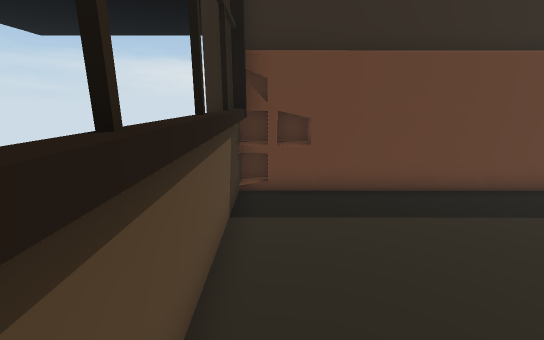
[1] (above)

12 first-person views from a walk through a 3-D level made in the Unity game engine. The camera is 1.2 m above the floor, tilts 14° down and sees 90° across. The floor is counted in squares, 0.5 m on a side. Each view is taken from the middle of a square. On the plan, view 1 faces up. The plan holds only what a view shows up to about 18 squares ahead; the rest is blank. The place goes on beyond the plan. Some surface patterns are stand-ins.

[2]
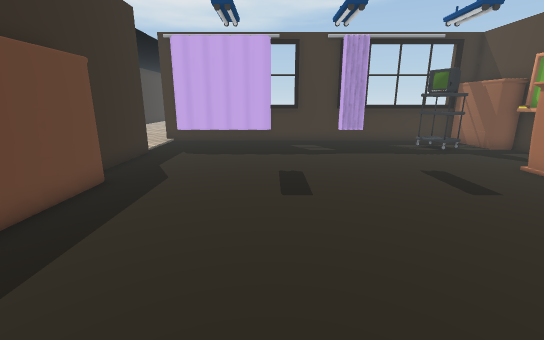

[3]
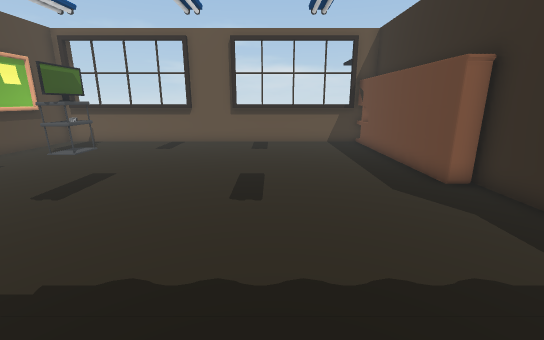

[4]
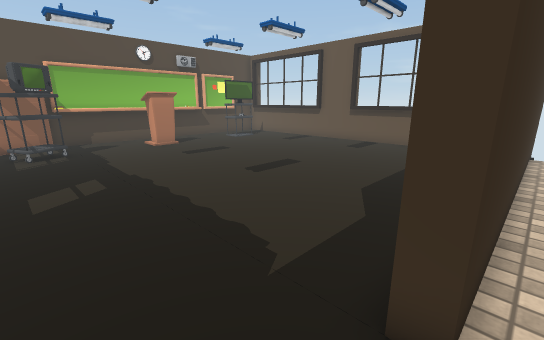

[5]
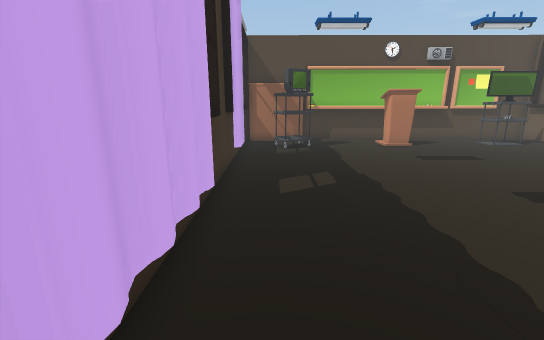

[6]
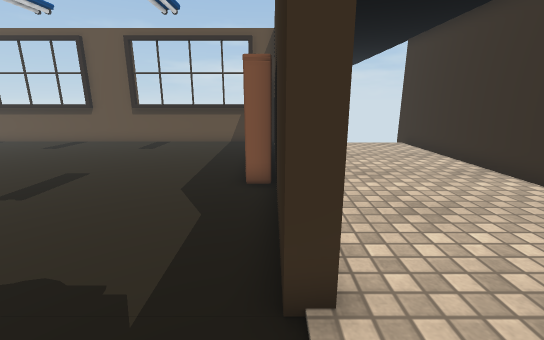

[7]
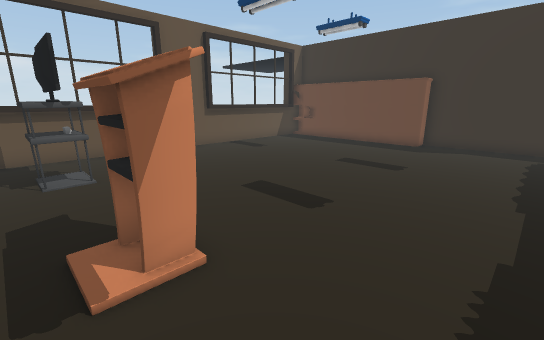

[8]
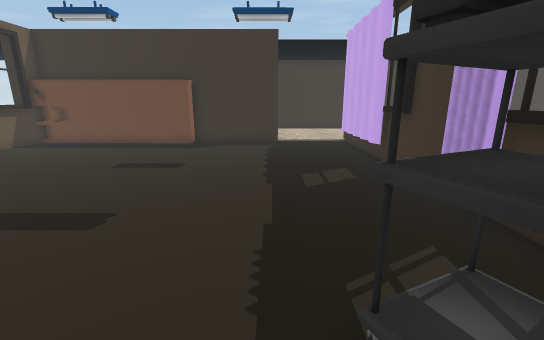

[9]
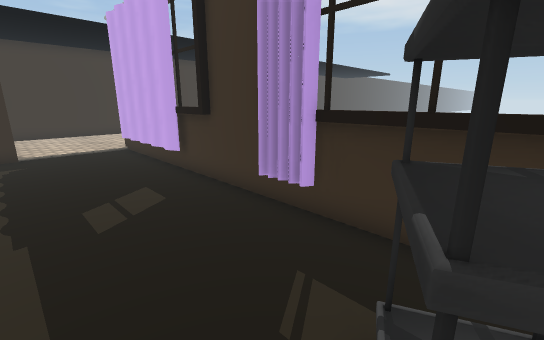

[10]
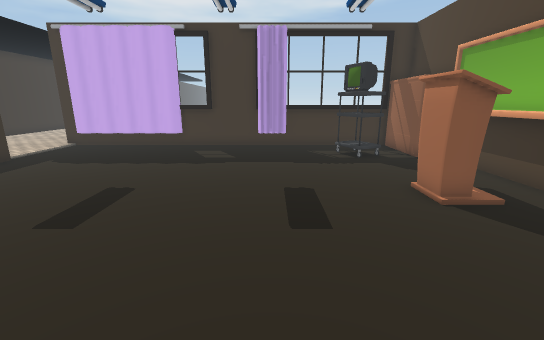

[11]
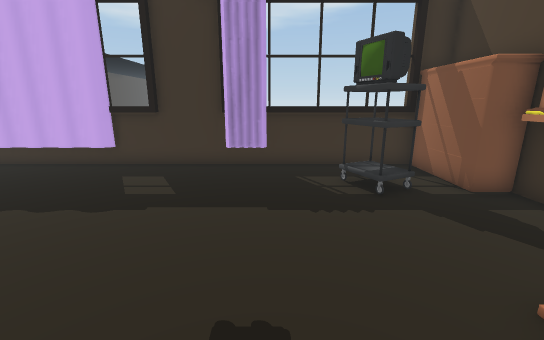

[12]
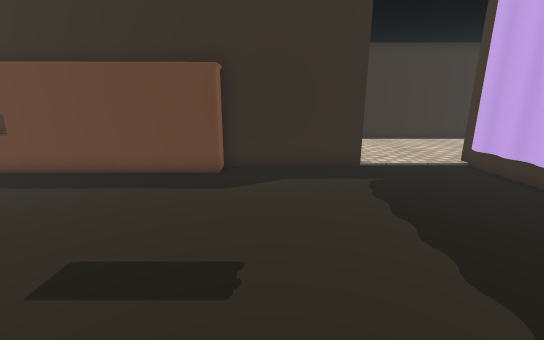

### Floor plan
Points are (right, up) in squares from view 1. A wall is a line through its corners. A room is listed if a view was taken in it or the views show most of it. See-through windows are left out.
Room 1 (views 1, 2, 3, 5, 6, 7, 8, 9, 10, 11, 12)
walls: (9.6, -7) (9.6, -7.9); (9.8, -7.1) (9.7, -8.1); (9.8, -7.1) (9.8, -8.1) (8.1, -8.1) (8, -7.1) (9.7, -7.1) (9.8, -8.1); (8.4, -7.5) (8.4, -8); (8, -8.1) (8.1, -7.1); (8, -8.1) (8, -7.1); (8.3, -8.1) (8.3, -7); (9.8, -7.9) (8.1, -7.9); (13.7, -7) (14, -6.7) (14.9, -6.4); (14.1, -6.9) (14.6, -6.5) (15.2, -6.4); (-0.6, -2.8) (-0.6, -10.1); (8.2, 8) (8.2, 7.2) (-1, 7.2); (8.6, -10.1) (13.8, -10.1); (17.1, -3.3) (17.4, -2.9); (14.4, -7.9) (15.4, -7.4); (17.4, 0.2) (17.4, 2.1) (17.2, 2.5) (17.3, 3.3) (17.2, 3.8) (17.3, 4.4) (17.2, 5) (17.3, 5.7) (17.2, 6.3) (17.3, 6.9) (17.2, 7.6); (14.4, -8.1) (13.8, -6.9) (15.4, -6.1) (15.9, -7.3); (4.6, -10.1) (6.8, -10.1); (13.4, 8.7) (13.4, 8.1) (7.9, 8.1); (1, 7.9) (0.1, 7.9); (1.1, -10.4) (4.1, -10.4); (17.4, -8) (17.4, -3.8); (-0.6, 7) (-0.6, -0.4); (17.7, -8) (17.7, 2.8); (-0.1, 7.9) (-0.9, 7.9) (-0.9, -10.5); (17.7, 6.5) (17.7, 8.9)
ways out: opening at (15, 8) to room 2
objects: other object (2, -8) to (4, -8); other object (2, -7) to (3, -7)
Room 2 (view 4)
walls: (8.4, 15.8) (-0.9, 15.8); (17.2, 7.6) (17.5, 8.1); (22.6, 15.8) (13.6, 15.8); (-0.5, 8.7) (13.4, 8.7)
ways out: opening at (15, 8) to room 1

Where each view was taken, in squares from view 1:
view 1: 0 up, 0 right, facing up
view 2: 2 up, 0 right, facing right
view 3: 2 up, 16 right, facing left
view 4: 9 up, 16 right, facing down-left
view 5: 8 up, 16 right, facing down
view 6: 8 up, 16 right, facing left
view 7: 9 down, 13 right, facing up-left
view 8: 9 down, 13 right, facing up
view 9: 7 down, 13 right, facing up-right
view 10: 3 down, 2 right, facing right
view 11: 4 down, 7 right, facing right
view 12: 2 down, 10 right, facing up
